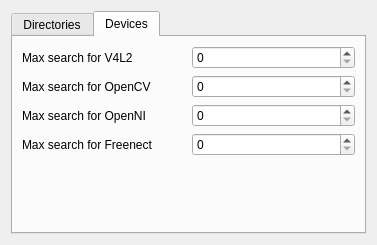
<?xml version="1.0" encoding="UTF-8"?>
<ui version="4.0">
 <class>PreferencesDialog</class>
 <widget class="QDialog" name="PreferencesDialog">
  <property name="geometry">
   <rect>
    <x>0</x>
    <y>0</y>
    <width>377</width>
    <height>245</height>
   </rect>
  </property>
  <property name="windowTitle">
   <string>Preferences</string>
  </property>
  <property name="windowIcon">
   <iconset resource="../../../main/piaf.qrc">
    <normaloff>:/images/16x16/configure.png</normaloff>:/images/16x16/configure.png</iconset>
  </property>
  <layout class="QGridLayout" name="gridLayout">
   <item row="0" column="0">
    <widget class="QTabWidget" name="tabWidget">
     <property name="currentIndex">
      <number>1</number>
     </property>
     <widget class="QWidget" name="tab">
      <attribute name="title">
       <string>Directories</string>
      </attribute>
      <layout class="QGridLayout" name="gridLayout_2">
       <item row="0" column="0">
        <widget class="QLabel" name="textLabel1">
         <property name="text">
          <string>Default measure directory :</string>
         </property>
         <property name="wordWrap">
          <bool>false</bool>
         </property>
        </widget>
       </item>
       <item row="1" column="0">
        <widget class="QLineEdit" name="defaultMeasureLineEdit">
         <property name="readOnly">
          <bool>true</bool>
         </property>
        </widget>
       </item>
       <item row="1" column="1">
        <widget class="QPushButton" name="measurePushButton">
         <property name="text">
          <string/>
         </property>
         <property name="icon">
          <iconset resource="../../../main/piaf.qrc">
           <normaloff>:/images/16x16/folder-open.png</normaloff>:/images/16x16/folder-open.png</iconset>
         </property>
        </widget>
       </item>
       <item row="2" column="0">
        <widget class="QLabel" name="textLabel1_2">
         <property name="text">
          <string>Default image directory :</string>
         </property>
         <property name="wordWrap">
          <bool>false</bool>
         </property>
        </widget>
       </item>
       <item row="3" column="0">
        <widget class="QLineEdit" name="defaultImageLineEdit">
         <property name="readOnly">
          <bool>true</bool>
         </property>
        </widget>
       </item>
       <item row="3" column="1">
        <widget class="QPushButton" name="imagePushButton">
         <property name="text">
          <string/>
         </property>
         <property name="icon">
          <iconset resource="../../../main/piaf.qrc">
           <normaloff>:/images/16x16/folder-open.png</normaloff>:/images/16x16/folder-open.png</iconset>
         </property>
        </widget>
       </item>
       <item row="4" column="0">
        <widget class="QLabel" name="textLabel1_3">
         <property name="text">
          <string>Default movie directory :</string>
         </property>
         <property name="wordWrap">
          <bool>false</bool>
         </property>
        </widget>
       </item>
       <item row="5" column="0">
        <widget class="QLineEdit" name="defaultMovieLineEdit">
         <property name="readOnly">
          <bool>true</bool>
         </property>
        </widget>
       </item>
       <item row="5" column="1">
        <widget class="QPushButton" name="moviePushButton">
         <property name="text">
          <string/>
         </property>
         <property name="icon">
          <iconset resource="../../../main/piaf.qrc">
           <normaloff>:/images/16x16/folder-open.png</normaloff>:/images/16x16/folder-open.png</iconset>
         </property>
        </widget>
       </item>
      </layout>
     </widget>
     <widget class="QWidget" name="tab_devices">
      <attribute name="title">
       <string>Devices</string>
      </attribute>
      <layout class="QGridLayout" name="gridLayout_3">
       <item row="0" column="0">
        <widget class="QLabel" name="label">
         <property name="text">
          <string>Max search for V4L2</string>
         </property>
        </widget>
       </item>
       <item row="0" column="1">
        <widget class="QSpinBox" name="v4l2SpinBox">
         <property name="toolTip">
          <string>Max index of search for V4L2 devices</string>
         </property>
         <property name="value">
          <number>0</number>
         </property>
        </widget>
       </item>
       <item row="1" column="0">
        <widget class="QLabel" name="label_2">
         <property name="text">
          <string>Max search for OpenCV</string>
         </property>
        </widget>
       </item>
       <item row="1" column="1">
        <widget class="QSpinBox" name="openCVSpinBox">
         <property name="toolTip">
          <string>Max index of search for OpenCV devices</string>
         </property>
         <property name="value">
          <number>0</number>
         </property>
        </widget>
       </item>
       <item row="2" column="0">
        <widget class="QLabel" name="label_3">
         <property name="text">
          <string>Max search for OpenNI</string>
         </property>
        </widget>
       </item>
       <item row="2" column="1">
        <widget class="QSpinBox" name="openNISpinBox">
         <property name="toolTip">
          <string>Max index of search for OpenNI devices</string>
         </property>
         <property name="value">
          <number>0</number>
         </property>
        </widget>
       </item>
       <item row="3" column="0">
        <widget class="QLabel" name="label_4">
         <property name="text">
          <string>Max search for Freenect</string>
         </property>
        </widget>
       </item>
       <item row="3" column="1">
        <widget class="QSpinBox" name="freenectSpinBox">
         <property name="toolTip">
          <string>Max index of search for Freenect devices</string>
         </property>
         <property name="value">
          <number>0</number>
         </property>
        </widget>
       </item>
       <item row="4" column="0">
        <spacer name="verticalSpacer">
         <property name="orientation">
          <enum>Qt::Vertical</enum>
         </property>
         <property name="sizeHint" stdset="0">
          <size>
           <width>20</width>
           <height>59</height>
          </size>
         </property>
        </spacer>
       </item>
      </layout>
     </widget>
    </widget>
   </item>
  </layout>
 </widget>
 <resources>
  <include location="../../../main/piaf.qrc"/>
 </resources>
 <connections/>
</ui>
